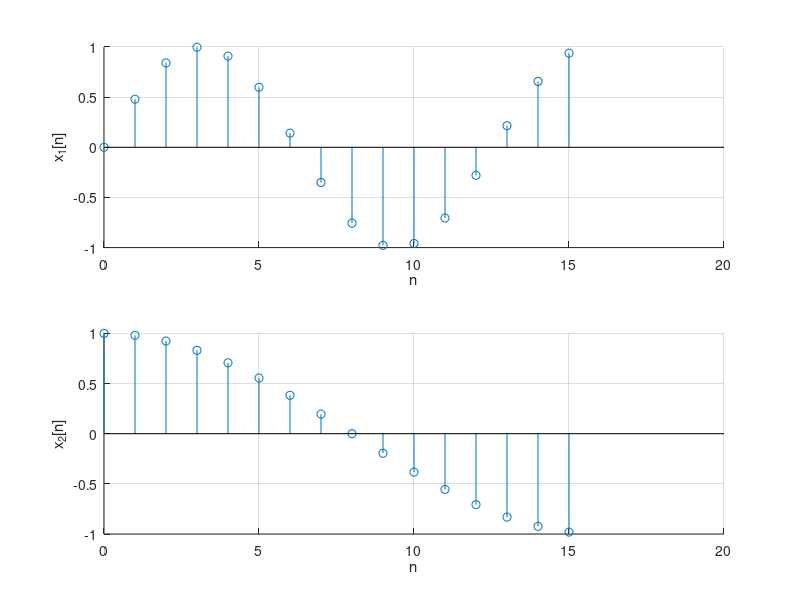

Recreate this plot in MATLAB.
clear
close all
clc 

%Always begin your matlab scripts with the commoands above

%% Discrete-time sinusoidal example
M = 15;             % Number of samples in discrete time vector
n = 0:M;            % Discrete time vector
x1 = sin(0.5*n);
x2 = cos(pi/16*n);

% Visualization
figure;
subplot(211); hold on; grid on;
stem(n, x1);
xlabel('n');
ylabel('x_1[n]');

subplot(212); hold on; grid on;
stem(n, x2);
xlabel('n');
ylabel('x_2[n]');

help("stem")

